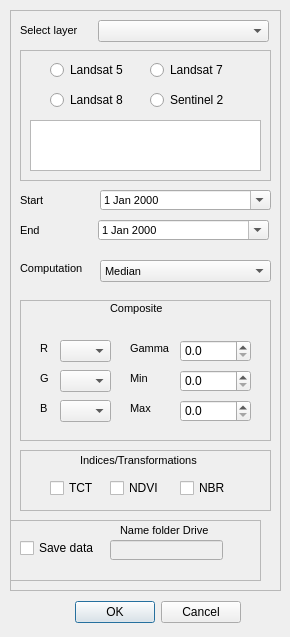
<?xml version="1.0" encoding="UTF-8"?>
<ui version="4.0">
 <class>addgeelayersDialogBase</class>
 <widget class="QDialog" name="addgeelayersDialogBase">
  <property name="geometry">
   <rect>
    <x>0</x>
    <y>0</y>
    <width>290</width>
    <height>637</height>
   </rect>
  </property>
  <property name="mouseTracking">
   <bool>true</bool>
  </property>
  <property name="windowTitle">
   <string>addgeelayers</string>
  </property>
  <property name="styleSheet">
   <string notr="true"/>
  </property>
  <widget class="QDialogButtonBox" name="button_box">
   <property name="geometry">
    <rect>
     <x>0</x>
     <y>600</y>
     <width>241</width>
     <height>25</height>
    </rect>
   </property>
   <property name="orientation">
    <enum>Qt::Horizontal</enum>
   </property>
   <property name="standardButtons">
    <set>QDialogButtonBox::Cancel|QDialogButtonBox::Ok</set>
   </property>
  </widget>
  <widget class="QFrame" name="frame">
   <property name="geometry">
    <rect>
     <x>20</x>
     <y>50</y>
     <width>251</width>
     <height>131</height>
    </rect>
   </property>
   <property name="frameShape">
    <enum>QFrame::StyledPanel</enum>
   </property>
   <property name="frameShadow">
    <enum>QFrame::Raised</enum>
   </property>
   <widget class="QRadioButton" name="RB_L5">
    <property name="geometry">
     <rect>
      <x>30</x>
      <y>10</y>
      <width>95</width>
      <height>20</height>
     </rect>
    </property>
    <property name="text">
     <string>Landsat 5</string>
    </property>
   </widget>
   <widget class="QRadioButton" name="RB_L8">
    <property name="geometry">
     <rect>
      <x>30</x>
      <y>40</y>
      <width>95</width>
      <height>20</height>
     </rect>
    </property>
    <property name="text">
     <string>Landsat 8</string>
    </property>
   </widget>
   <widget class="QRadioButton" name="RB_L7">
    <property name="geometry">
     <rect>
      <x>130</x>
      <y>10</y>
      <width>95</width>
      <height>20</height>
     </rect>
    </property>
    <property name="text">
     <string>Landsat 7</string>
    </property>
   </widget>
   <widget class="QRadioButton" name="RB_S2">
    <property name="geometry">
     <rect>
      <x>130</x>
      <y>40</y>
      <width>95</width>
      <height>20</height>
     </rect>
    </property>
    <property name="text">
     <string>Sentinel 2</string>
    </property>
   </widget>
   <widget class="QTextEdit" name="textEditSensor">
    <property name="geometry">
     <rect>
      <x>10</x>
      <y>70</y>
      <width>231</width>
      <height>51</height>
     </rect>
    </property>
    <property name="font">
     <font>
      <pointsize>7</pointsize>
     </font>
    </property>
   </widget>
  </widget>
  <widget class="QWidget" name="layoutWidget">
   <property name="geometry">
    <rect>
     <x>0</x>
     <y>0</y>
     <width>2</width>
     <height>2</height>
    </rect>
   </property>
   <layout class="QVBoxLayout" name="verticalLayout"/>
  </widget>
  <widget class="QFrame" name="frame_3">
   <property name="geometry">
    <rect>
     <x>10</x>
     <y>10</y>
     <width>271</width>
     <height>581</height>
    </rect>
   </property>
   <property name="frameShape">
    <enum>QFrame::StyledPanel</enum>
   </property>
   <property name="frameShadow">
    <enum>QFrame::Raised</enum>
   </property>
   <widget class="QLabel" name="startLabel">
    <property name="geometry">
     <rect>
      <x>10</x>
      <y>180</y>
      <width>41</width>
      <height>20</height>
     </rect>
    </property>
    <property name="font">
     <font>
      <pointsize>8</pointsize>
     </font>
    </property>
    <property name="text">
     <string>Start</string>
    </property>
   </widget>
   <widget class="QDateEdit" name="startDateEdit">
    <property name="geometry">
     <rect>
      <x>90</x>
      <y>180</y>
      <width>171</width>
      <height>20</height>
     </rect>
    </property>
    <property name="font">
     <font>
      <pointsize>8</pointsize>
     </font>
    </property>
    <property name="calendarPopup">
     <bool>true</bool>
    </property>
   </widget>
   <widget class="QLabel" name="endLabel">
    <property name="geometry">
     <rect>
      <x>10</x>
      <y>210</y>
      <width>41</width>
      <height>20</height>
     </rect>
    </property>
    <property name="font">
     <font>
      <pointsize>8</pointsize>
     </font>
    </property>
    <property name="text">
     <string>End</string>
    </property>
   </widget>
   <widget class="QLabel" name="computationLabel">
    <property name="geometry">
     <rect>
      <x>10</x>
      <y>250</y>
      <width>81</width>
      <height>16</height>
     </rect>
    </property>
    <property name="font">
     <font>
      <pointsize>8</pointsize>
     </font>
    </property>
    <property name="text">
     <string>Computation</string>
    </property>
   </widget>
   <widget class="QComboBox" name="cmbComputation">
    <property name="geometry">
     <rect>
      <x>90</x>
      <y>250</y>
      <width>171</width>
      <height>22</height>
     </rect>
    </property>
    <property name="font">
     <font>
      <pointsize>8</pointsize>
     </font>
    </property>
    <item>
     <property name="text">
      <string>Median</string>
     </property>
    </item>
    <item>
     <property name="text">
      <string>Most recent</string>
     </property>
    </item>
    <item>
     <property name="text">
      <string>Max NDVI</string>
     </property>
    </item>
   </widget>
   <widget class="QDateEdit" name="endDateEdit">
    <property name="geometry">
     <rect>
      <x>88</x>
      <y>210</y>
      <width>171</width>
      <height>20</height>
     </rect>
    </property>
    <property name="font">
     <font>
      <pointsize>8</pointsize>
     </font>
    </property>
    <property name="calendarPopup">
     <bool>true</bool>
    </property>
   </widget>
   <widget class="QLabel" name="selectLayerLabel">
    <property name="geometry">
     <rect>
      <x>10</x>
      <y>10</y>
      <width>71</width>
      <height>21</height>
     </rect>
    </property>
    <property name="font">
     <font>
      <pointsize>8</pointsize>
     </font>
    </property>
    <property name="text">
     <string>Select layer</string>
    </property>
   </widget>
   <widget class="QComboBox" name="CBselectLayer">
    <property name="geometry">
     <rect>
      <x>88</x>
      <y>10</y>
      <width>171</width>
      <height>22</height>
     </rect>
    </property>
   </widget>
   <widget class="QFrame" name="frame_5">
    <property name="geometry">
     <rect>
      <x>10</x>
      <y>440</y>
      <width>251</width>
      <height>61</height>
     </rect>
    </property>
    <property name="frameShape">
     <enum>QFrame::StyledPanel</enum>
    </property>
    <property name="frameShadow">
     <enum>QFrame::Raised</enum>
    </property>
    <widget class="QCheckBox" name="CheckBTCT">
     <property name="enabled">
      <bool>true</bool>
     </property>
     <property name="geometry">
      <rect>
       <x>30</x>
       <y>30</y>
       <width>81</width>
       <height>16</height>
      </rect>
     </property>
     <property name="text">
      <string>TCT</string>
     </property>
    </widget>
    <widget class="QCheckBox" name="CheckBNDVI">
     <property name="geometry">
      <rect>
       <x>90</x>
       <y>30</y>
       <width>51</width>
       <height>16</height>
      </rect>
     </property>
     <property name="focusPolicy">
      <enum>Qt::StrongFocus</enum>
     </property>
     <property name="acceptDrops">
      <bool>false</bool>
     </property>
     <property name="text">
      <string>NDVI</string>
     </property>
     <property name="checkable">
      <bool>true</bool>
     </property>
     <property name="tristate">
      <bool>false</bool>
     </property>
    </widget>
    <widget class="QLabel" name="computationLabel_6">
     <property name="geometry">
      <rect>
       <x>60</x>
       <y>0</y>
       <width>141</width>
       <height>20</height>
      </rect>
     </property>
     <property name="font">
      <font>
       <pointsize>8</pointsize>
      </font>
     </property>
     <property name="text">
      <string>Indices/Transformations</string>
     </property>
    </widget>
    <widget class="QCheckBox" name="CheckBNBR">
     <property name="geometry">
      <rect>
       <x>160</x>
       <y>30</y>
       <width>51</width>
       <height>16</height>
      </rect>
     </property>
     <property name="focusPolicy">
      <enum>Qt::StrongFocus</enum>
     </property>
     <property name="acceptDrops">
      <bool>false</bool>
     </property>
     <property name="text">
      <string>NBR</string>
     </property>
     <property name="checkable">
      <bool>true</bool>
     </property>
     <property name="tristate">
      <bool>false</bool>
     </property>
    </widget>
   </widget>
   <widget class="QFrame" name="frame_4">
    <property name="geometry">
     <rect>
      <x>10</x>
      <y>290</y>
      <width>251</width>
      <height>141</height>
     </rect>
    </property>
    <property name="frameShape">
     <enum>QFrame::StyledPanel</enum>
    </property>
    <property name="frameShadow">
     <enum>QFrame::Raised</enum>
    </property>
    <widget class="QLabel" name="computationLabel_2">
     <property name="geometry">
      <rect>
       <x>90</x>
       <y>0</y>
       <width>81</width>
       <height>16</height>
      </rect>
     </property>
     <property name="font">
      <font>
       <pointsize>8</pointsize>
      </font>
     </property>
     <property name="text">
      <string>Composite</string>
     </property>
    </widget>
    <widget class="QLabel" name="computationLabel_5">
     <property name="geometry">
      <rect>
       <x>20</x>
       <y>100</y>
       <width>21</width>
       <height>16</height>
      </rect>
     </property>
     <property name="font">
      <font>
       <pointsize>8</pointsize>
      </font>
     </property>
     <property name="text">
      <string>B</string>
     </property>
    </widget>
    <widget class="QComboBox" name="CBoxBand3">
     <property name="geometry">
      <rect>
       <x>40</x>
       <y>100</y>
       <width>51</width>
       <height>22</height>
      </rect>
     </property>
    </widget>
    <widget class="QLabel" name="computationLabel_3">
     <property name="geometry">
      <rect>
       <x>20</x>
       <y>40</y>
       <width>21</width>
       <height>16</height>
      </rect>
     </property>
     <property name="font">
      <font>
       <pointsize>8</pointsize>
      </font>
     </property>
     <property name="text">
      <string>R</string>
     </property>
    </widget>
    <widget class="QLabel" name="computationLabel_4">
     <property name="geometry">
      <rect>
       <x>20</x>
       <y>70</y>
       <width>21</width>
       <height>16</height>
      </rect>
     </property>
     <property name="font">
      <font>
       <pointsize>8</pointsize>
      </font>
     </property>
     <property name="text">
      <string>G</string>
     </property>
    </widget>
    <widget class="QComboBox" name="CBoxBand2">
     <property name="geometry">
      <rect>
       <x>40</x>
       <y>70</y>
       <width>51</width>
       <height>22</height>
      </rect>
     </property>
    </widget>
    <widget class="QComboBox" name="CBoxBand1">
     <property name="geometry">
      <rect>
       <x>40</x>
       <y>40</y>
       <width>51</width>
       <height>22</height>
      </rect>
     </property>
    </widget>
    <widget class="QLabel" name="computationLabel_7">
     <property name="geometry">
      <rect>
       <x>110</x>
       <y>40</y>
       <width>51</width>
       <height>16</height>
      </rect>
     </property>
     <property name="font">
      <font>
       <pointsize>8</pointsize>
      </font>
     </property>
     <property name="text">
      <string>Gamma</string>
     </property>
    </widget>
    <widget class="QLabel" name="computationLabel_8">
     <property name="geometry">
      <rect>
       <x>110</x>
       <y>70</y>
       <width>51</width>
       <height>16</height>
      </rect>
     </property>
     <property name="font">
      <font>
       <pointsize>8</pointsize>
      </font>
     </property>
     <property name="text">
      <string>Min</string>
     </property>
    </widget>
    <widget class="QLabel" name="computationLabel_9">
     <property name="geometry">
      <rect>
       <x>110</x>
       <y>100</y>
       <width>51</width>
       <height>16</height>
      </rect>
     </property>
     <property name="font">
      <font>
       <pointsize>8</pointsize>
      </font>
     </property>
     <property name="text">
      <string>Max</string>
     </property>
    </widget>
    <widget class="QDoubleSpinBox" name="gamma">
     <property name="geometry">
      <rect>
       <x>160</x>
       <y>40</y>
       <width>71</width>
       <height>22</height>
      </rect>
     </property>
     <property name="decimals">
      <number>1</number>
     </property>
     <property name="maximum">
      <double>10.000000000000000</double>
     </property>
    </widget>
    <widget class="QDoubleSpinBox" name="min_comp">
     <property name="geometry">
      <rect>
       <x>160</x>
       <y>70</y>
       <width>71</width>
       <height>22</height>
      </rect>
     </property>
     <property name="decimals">
      <number>1</number>
     </property>
     <property name="maximum">
      <double>100000.000000000000000</double>
     </property>
    </widget>
    <widget class="QDoubleSpinBox" name="max_comp">
     <property name="geometry">
      <rect>
       <x>160</x>
       <y>100</y>
       <width>71</width>
       <height>22</height>
      </rect>
     </property>
     <property name="decimals">
      <number>1</number>
     </property>
     <property name="maximum">
      <double>1000000.000000000000000</double>
     </property>
    </widget>
   </widget>
   <widget class="QFrame" name="frame_6">
    <property name="geometry">
     <rect>
      <x>0</x>
      <y>510</y>
      <width>251</width>
      <height>61</height>
     </rect>
    </property>
    <property name="frameShape">
     <enum>QFrame::StyledPanel</enum>
    </property>
    <property name="frameShadow">
     <enum>QFrame::Raised</enum>
    </property>
    <widget class="QCheckBox" name="save_data">
     <property name="enabled">
      <bool>true</bool>
     </property>
     <property name="geometry">
      <rect>
       <x>10</x>
       <y>20</y>
       <width>81</width>
       <height>16</height>
      </rect>
     </property>
     <property name="text">
      <string>Save data</string>
     </property>
    </widget>
    <widget class="QLabel" name="computationLabel_11">
     <property name="geometry">
      <rect>
       <x>110</x>
       <y>0</y>
       <width>111</width>
       <height>20</height>
      </rect>
     </property>
     <property name="font">
      <font>
       <pointsize>8</pointsize>
      </font>
     </property>
     <property name="text">
      <string>Name folder Drive</string>
     </property>
    </widget>
    <widget class="QLineEdit" name="folder">
     <property name="enabled">
      <bool>false</bool>
     </property>
     <property name="geometry">
      <rect>
       <x>100</x>
       <y>20</y>
       <width>113</width>
       <height>20</height>
      </rect>
     </property>
    </widget>
   </widget>
  </widget>
  <widget class="QWidget" name="layoutWidget">
   <property name="geometry">
    <rect>
     <x>0</x>
     <y>0</y>
     <width>2</width>
     <height>2</height>
    </rect>
   </property>
   <layout class="QHBoxLayout" name="horizontalLayout"/>
  </widget>
  <widget class="QWidget" name="layoutWidget">
   <property name="geometry">
    <rect>
     <x>0</x>
     <y>0</y>
     <width>2</width>
     <height>2</height>
    </rect>
   </property>
   <layout class="QVBoxLayout" name="verticalLayout_2"/>
  </widget>
  <zorder>layoutWidget</zorder>
  <zorder>layoutWidget</zorder>
  <zorder>frame_3</zorder>
  <zorder>layoutWidget</zorder>
  <zorder>frame</zorder>
  <zorder>button_box</zorder>
 </widget>
 <resources/>
 <connections>
  <connection>
   <sender>button_box</sender>
   <signal>accepted()</signal>
   <receiver>addgeelayersDialogBase</receiver>
   <slot>accept()</slot>
   <hints>
    <hint type="sourcelabel">
     <x>20</x>
     <y>20</y>
    </hint>
    <hint type="destinationlabel">
     <x>20</x>
     <y>20</y>
    </hint>
   </hints>
  </connection>
  <connection>
   <sender>button_box</sender>
   <signal>rejected()</signal>
   <receiver>addgeelayersDialogBase</receiver>
   <slot>reject()</slot>
   <hints>
    <hint type="sourcelabel">
     <x>20</x>
     <y>20</y>
    </hint>
    <hint type="destinationlabel">
     <x>20</x>
     <y>20</y>
    </hint>
   </hints>
  </connection>
 </connections>
</ui>
